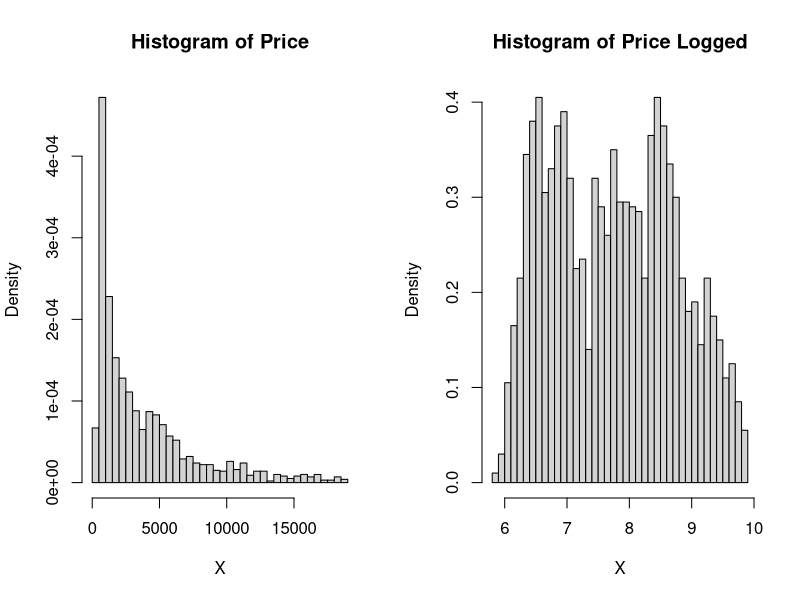
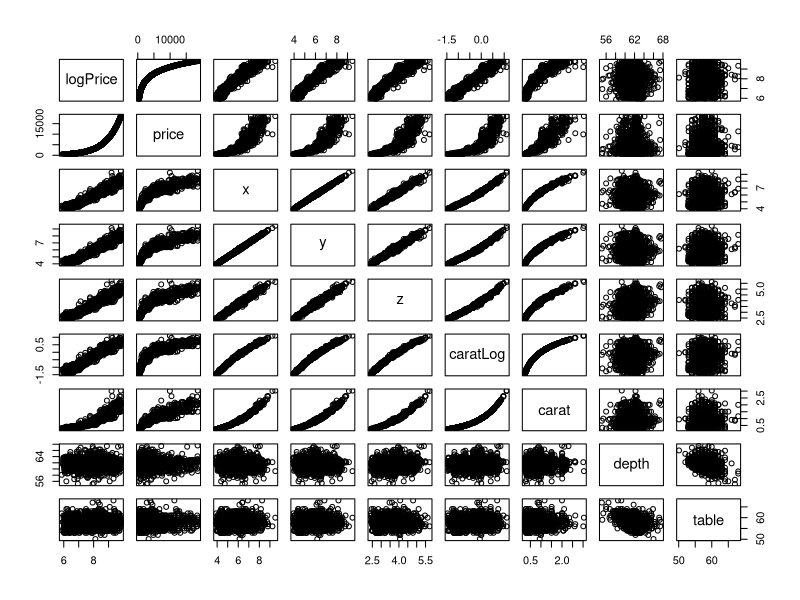
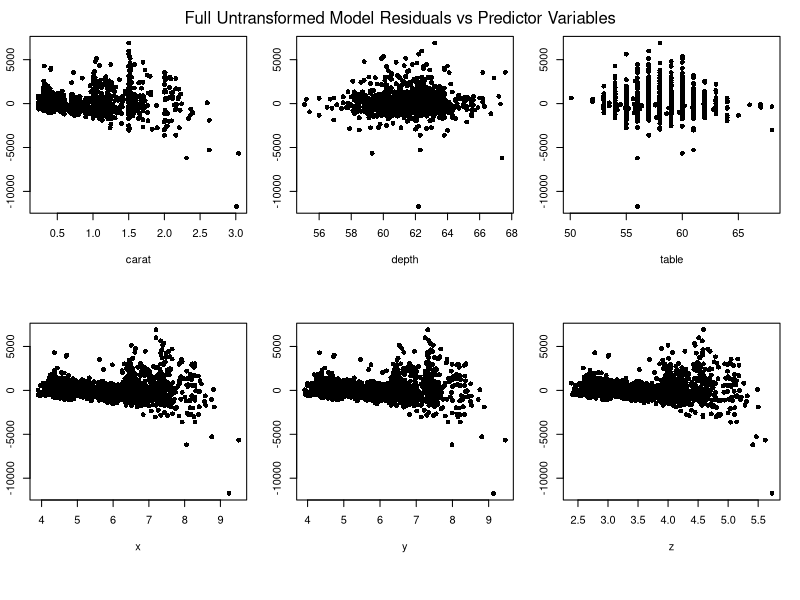
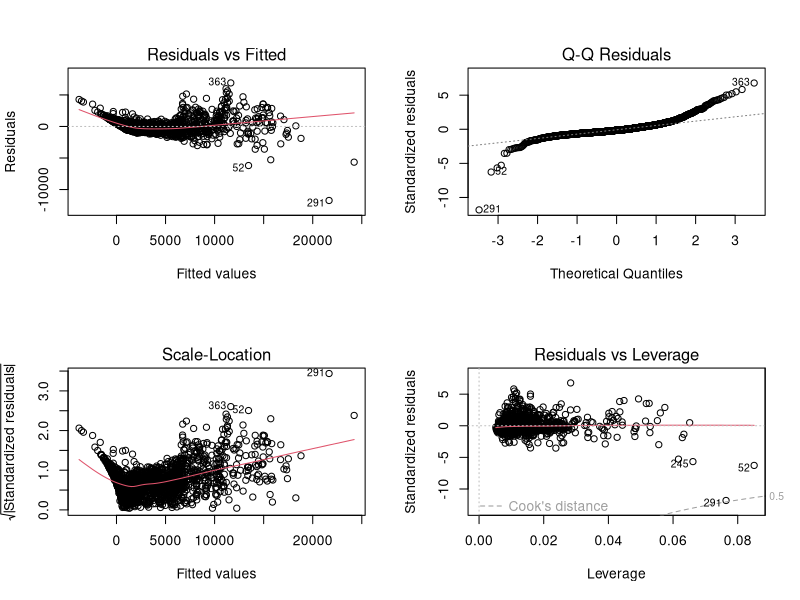

Write R code to recreate these figures, in order. (Note: this script raises an error after producing the figures.)
## ---- chunk 1
knitr::opts_chunk$set(echo = TRUE)
## ---- chunk 2
#Summary Statistic Function
SMS <- function(x, dig, Header){
  cat(Header, 
      "\n-------------------------------------", 
      "\nMean:", round(mean(x), digits = dig),
      "\nMedian:", round(median(x), digits = dig),
      "\nVariance:", round(var(x), digits = dig), 
      "\n-------------------------------------\n\n")
}

#Define Numeric Columns to Analyze vs Residuals
nums <- c("carat", "caratLog", "depth", "table", "x", "y", "z")

#Residuals vs Prediction Variable Plots
Resid.vs.Pred <- function(header, resid, pred, nr, nc){
  #Reset Par After Exiting
  old.par <- par(no.readonly = TRUE)
  on.exit(par(old.par))

  #Get Numeric Columns
  pred <- as.data.frame(pred)
  numss <- is.element(colnames(pred), nums)
  numss <- colnames(pred)[numss]
  pred <- subset(pred, select = numss)
  
  #Get number of numerics
  k <- ncol(pred)
  
  #Determine if One Plot
  if (nr == 1 && nc == 1){
    par(mfrow = c(nr, nc), mai = c(1,1,0.1,1), oma = c(0,0,2,0))
  } else{
     par(mfrow = c(nr, nc), mai = c(1,0.3,0.1,0.2), oma = c(0,0,2,0))
  }
  
  #Plot residuals vs Numerics
  for (i in 1:k){
    plot(pred[,i], resid, pch = 16, xlab = colnames(pred)[i], main = "")
  }
  mtext(paste(header,"Residuals vs Predictor Variables"), side=3, line=0, outer=TRUE)
}
## ---- chunk 3
library(ggplot2)
Diam <- read.csv("BJS_Data_Updated_v2.csv", header = T)
n <- nrow(Diam)
Diam$logPrice <- log(Diam$price)
Diam$caratLog <- log(Diam$carat)

#Create Design Matrix
X. <- subset(Diam, select = -c(price, logPrice, caratLog))

#Cut Categories
X.$CutIdeal <- ifelse(X.$cut == "Ideal", 1, 0)
X.$CutGood <- ifelse(X.$cut == "Good", 1, 0)
X.$CutPremium <- ifelse(X.$cut == "Premium", 1, 0)
X.$CutVeryGood <- ifelse(X.$cut == "Very Good", 1, 0)

#Color Categories
X.$ColorD <- ifelse(X.$color == "D", 1, 0)
X.$ColorE <- ifelse(X.$color == "E", 1, 0)
X.$ColorF <- ifelse(X.$color == "F", 1, 0)
X.$ColorG <- ifelse(X.$color == "G", 1, 0)
X.$ColorH <- ifelse(X.$color == "H", 1, 0)
X.$ColorI <- ifelse(X.$color == "I", 1, 0)

#Clarity Categories
X.$ClarityI1 <- ifelse(X.$clarity == "I1", 1, 0)
X.$ClarityIF <- ifelse(X.$clarity == "IF", 1, 0)
X.$ClaritySI2 <- ifelse(X.$clarity == "SI2", 1, 0)
X.$ClarityVS1 <- ifelse(X.$clarity == "VS1", 1, 0)
X.$ClarityVS2 <- ifelse(X.$clarity == "VS2", 1, 0)
X.$ClarityVVS1 <- ifelse(X.$clarity == "VVS1", 1, 0)
X.$ClarityVVS2 <- ifelse(X.$clarity == "VVS2", 1, 0)

X. <- subset(X., select = -c(cut, color, clarity))

X. <- as.matrix(X.)
## ---- chunk 4
par(mfrow = c(1,2))
hist(Diam$price, nclass = 50, freq = F, main = "Histogram of Price", xlab = "X")
hist(Diam$logPrice, nclass = 50, freq = F, main = "Histogram of Price Logged", xlab = "X")

SMS(Diam$price, 3, "Price")

SMS(Diam$logPrice, 3, "Log Price")
## ---- chunk 5
pairs(~ logPrice + price + x + y + z + caratLog + carat + depth + table, data = Diam)
## ---- chunk 6
#Untransformed Model
untransformed.mod <- lm(Diam$price ~ X.)
summary(untransformed.mod)

#Residual Analysis
Resid.vs.Pred("Full Untransformed Model", untransformed.mod$residuals, untransformed.mod$model$X., 2, 3)

par(mfrow = c(2,2))
plot(untransformed.mod)
## ---- chunk 7
library(MASS)
boxcox(untransformed.mod, lambda = seq(-1, 1, 1/10), xlab = expression(lambda),
       ylab = "log-Likelihood")
#Suggests Log Transformation
## ---- chunk 8
#Full Model
mod <- lm(Diam$logPrice ~ X.)
summary(mod)

#Residual Analysis
Resid.vs.Pred("Full Model", mod$residuals, mod$model$X., 2, 3)
par(mfrow = c(2,2))
plot(mod)

#ANOVA
summary(aov(mod))
## ---- chunk 9
library(stats)

#Training Full Model
Train <- as.data.frame(X.)
Train$logPrice <- Diam$logPrice

#Intercept only model
io <- lm(logPrice ~ 1, data = Train)
model <- lm(paste0("logPrice ~ ", paste(colnames(X.), collapse = " + ")), data = Train)

#Stepwise Model
step.mod <- step(io, direction = 'forward', scope = formula(model),  trace = F)
summary(step.mod)

#AIC graph
AIC <- c(3.66,-5199.3, -6109.41, -7123.6, -7430.37, -8103.39, -8175.74, -8201.29, -8237.96, -8236.4)
par(mfrow = c(1,2))
plot(AIC, pch = 16)
plot(AIC, xlim = c(8,10), ylim = c(-8240,-8200), pch = 16)

#Residual Analysis
Resid.vs.Pred("Stepwise Model", step.mod$residuals, step.mod$model, 2, 3)
par(mfrow = c(2,2))
plot(step.mod)

#ANOVA
summary(aov(step.mod))
## ---- chunk 10
old.par <- par(no.readonly = TRUE)

#Initial SLR Model with Best Predictor
SLR.model.init <- lm(logPrice ~ carat, data = Diam)
summary(SLR.model.init)

#Residual Analysis
Resid.vs.Pred("SLR Initial Model", SLR.model.init$residuals, SLR.model.init$model, 1, 1)
par(mfrow = c(2,2))
plot(SLR.model.init)

par(old.par)

#Determine Variable Transformation
X <- Diam$carat
Y <- log(Diam$price)
boxcox(lm(X ~ Y), lambda = seq(-1, 1, 1/10), xlab = expression(lambda), ylab = "log-Likelihood")

#Use Log Transform of Independent Variable
SLR.model <- lm(logPrice ~ caratLog, data = Diam)
summary(SLR.model)

#Residual Analysis
Resid.vs.Pred("SLR Model", SLR.model$residuals, SLR.model$model, 1, 1)
par(mfrow = c(2,2))
plot(SLR.model)

#ANOVA
summary(aov(SLR.model))
## ---- chunk 11
#Small model
XX. <- as.data.frame(X.)
XX. <- subset(XX., select = -c(x,y,z))
XX. <- as.matrix(XX.)
small.mod <- lm(Diam$logPrice ~ XX.)
summary(small.mod)
res <- small.mod$residuals

#Residual Analysis
Resid.vs.Pred("Small Model", small.mod$residuals, small.mod$model$XX., 2, 2)

par(mfrow = c(2,2))
plot(small.mod)

#Small model with Log Carat
XX. <- cbind(X., Diam$logPrice)
XX. <- as.data.frame(X.)
XX.$caratLog <- Diam$caratLog
XX. <- subset(XX., select = -c(x, y, z, carat))
XX. <- as.matrix(XX.)
small.mod <- lm(Diam$logPrice ~ XX.)
summary(small.mod)

#Residual Analysis
Resid.vs.Pred("Small Model", small.mod$residuals, small.mod$model$XX., 2, 2)

par(mfrow = c(2,2))
plot(small.mod)

#Small model with Significant Predictors
XX. <- cbind(X., Diam$logPrice)
XX. <- as.data.frame(X.)
XX.$caratLog <- Diam$caratLog
XX. <- subset(XX., select = -c(depth, table, x, y, z, carat))
XX. <- as.matrix(XX.)
small.mod <- lm(Diam$logPrice ~ XX.)
summary(small.mod)

#Residual Analysis
Resid.vs.Pred("Small Model", small.mod$residuals, small.mod$model$XX., 1, 1)

par(mfrow = c(2,2))
plot(small.mod)

#ANOVA
summary(aov(small.mod))

#Paper Graph
par(mfrow = c(2,2))
plot(Diam$carat, res, xlab = "Carat", ylab = "Residuals", main = "Model Less x, y, z")
plot(Diam$caratLog, small.mod$residuals, xlab = "Log of Carat", ylab = "Residuals", main = "Model Less x, y, z, depth, table")
plot(small.mod$fitted.values, small.mod$residuals, xlab = "Fitted Values", ylab = "Residuals", main = "Model Less x, y, z, depth, table")
qqnorm(small.mod$residuals, main = "Normal Q-Q Model less x, y, z, depth, table")
## ---- chunk 12
stdize <- function(X){
  return(1/sqrt(length(X) - 1)*(X - mean(X))/sd(X))
}

stdDiam. <- X.

for (i in 1:(ncol(stdDiam.))){
  Y <- stdDiam.[,i]
  #if (is.element(colnames(stdDiam.)[i], nums)){
    stdDiam.[,i] <- stdize(Y)
  #}
}

Y <- stdize(Diam$logPrice)

#Standardized Model
std.mod <- lm(Y ~ stdDiam.)
summary(std.mod)
## ---- chunk 13
library(glmnet)

model <- glmnet(X., Diam$logPrice, alpha = 0)

plot(model, xvar = "lambda")

cv.model <- cv.glmnet(X., Diam$logPrice, alpha = 0)

best_lambda <- cv.model$lambda.min

plot(model)

#Ridge Model
best_model <- glmnet(X., Diam$logPrice, alpha = 0, lambda = best_lambda)
coef(best_model)
best_lambda
## ---- chunk 14
#DIY Ridge
rXX. <- X.

for (i in 1:(ncol(rXX.))){
  rXX.[,i] <- ((X.[,i] - mean(X.[,i]))/(sd(X.[,i])))*1/sqrt(nrow(rXX.) - 1)
}

Ystd <- (Diam$logPrice - mean(Diam$logPrice))/sd(Diam$logPrice)*1/sqrt(nrow(X.) - 1)

rXY. <- t(stdDiam.)%*%Ystd

rXX. <- t(rXX.)%*%rXX.

b <- solve(rXX. + 0.5*diag(nrow(rXX.)))%*%rXY.

Test <- sum((stdDiam.%*%b - Ystd)^2)

sq <- seq(0, 0.5, by = 0.005)
VIF <- matrix(nrow = length(sq), ncol = ncol(X.))
RCo <- matrix(nrow = length(sq), ncol = ncol(X.))
SSERid <- vector(length = length(sq))
PLS <- vector(length = length(sq))

for (i in 1:length(sq)){
  VIF[i,] <- diag(solve(rXX. + sq[i]*diag(nrow(rXX.))) %*% rXX. %*% solve(rXX. + sq[i]*diag(nrow(rXX.))))
  RCo[i,] <- solve(rXX. + sq[i]*diag(nrow(rXX.)))%*%rXY.
  
  b <- solve(rXX. + sq[i]*diag(nrow(rXX.)))%*%rXY.
  SSERid[i] <- sum((stdDiam.%*%b - Ystd)^2)
  PLS[i] <- SSERid[i] + sq[i]*sum(b^2)
}

colnames(VIF) <- colnames(X.)
colnames(RCo) <- colnames(X.)

clr <- c("blue", "green", "purple", "orange", "pink", "grey")

#VIF Plot
plot(x = sq,y = VIF[,1], type = "l", lty = 1, col = clr[1], ylab = "VIF", xlab = expression(lambda), main = "VIF for Various Bias Constants", lwd = 2)
for (i in 2:6){
  lines(x = sq,y = VIF[,i], lty = i, col = clr[i], lwd = 2)
}
abline(h = 10, col = "red")
legend("topright", legend = colnames(RCo)[1:6], lty=1:6, col = clr)


#Coefficient Plot
plot(x = sq,y = RCo[,1], type = "l", lty = 1, col = clr[1], ylab = "Coefficient Value", xlab = expression(lambda), main = "Coefficients for Various Bias Constants", ylim = c(-0.5, 1), lwd = 2)
for (i in 2:6){
  lines(x = sq,y = RCo[,i], lty = i, col = clr[i], lwd = 2)
}
legend("topright", legend = colnames(RCo)[1:6], lty=1:6, col = clr)

plot(sq, 1-SSERid, type = "l", lty = 1, col = "blue", ylab = "R Squared", xlab = expression(lambda), main = "R Squared for Various Bias Constants", lwd = 2)

best.lam <- 0.2

rid.coef <-solve(rXX. + best.lam*diag(nrow(rXX.)))%*%rXY.

plot(sq, PLS)

rid.coef.sd <- vector(length = ncol(X.))
for (i in 1:(ncol(X.))){
  rid.coef.sd[i] <- sd(X.[,i]) 
}

rid.coef.t <- (sd(Diam$logPrice)/rid.coef.sd)*rid.coef

Int <- mean(Diam$logPrice)
for (i in 1:(length(rid.coef.t))){
  Int <- Int - rid.coef.t[i]*mean(X.[,i])
}

rid.coef.t <- c(Int,rid.coef.t)

Y.hat.rid <- as.matrix(cbind(1,X.))%*%rid.coef.t

#1 - sum((Y.hat.rid - Diam$logPrice)^2)/SSTO

res <- Y.hat.rid - Diam$logPrice

#Residual Analysis
#Resid.vs.Pred("Ridge Model", res, X., 2, 3)

#par(mfrow = c(1,2))
#plot(Y.hat.rid, res)
#qqnorm(res)
## ---- chunk 15
#Start with Full Model
Full.Model <- mod$coefficients
Coefs <- as.data.frame(Full.Model)

#Standardized/Ridge Models
Coefs$Ridge.Model <- rid.coef.t

#Change Row Names
rnms <- names(mod$coefficients)
rnms <- gsub("X.", "", rnms)
rownames(Coefs) <- rnms

#Stepwise Model
nms <- names(step.mod$coefficients)
n <- length(Coefs$Full.Model)
nn <- length(nms)
temp <- rep(0, n)

for (i in 1:nn){
  j <- 1
  while(nms[i] != rownames(Coefs)[j]){
    j <- j + 1
  }
  temp[j] <- step.mod$coefficients[i]
}

Coefs$Stepwise.Model <- temp

#SLR Model
Coefs$SLR.Model <- rep(0, n)
Coefs$SLR.Model[1] <- SLR.model$coefficients[1]
temp <- rep(0, ncol(Coefs))
temp[ncol(Coefs)] <- SLR.model$coefficients[2]
Coefs <- rbind(Coefs, temp)
rnms <- c(rnms, "caratLog")
rownames(Coefs) <- rnms

#Small Model
nms <- names(small.mod$coefficients)
nms <- gsub("XX.", "", nms)
n <- nrow(Coefs)
nn <- length(nms)
temp <- rep(0, n)

for (i in 1:nn){
  j <- 1
  while(nms[i] != rownames(Coefs)[j]){
    j <- j + 1
  }
  temp[j] <- small.mod$coefficients[i]
}

Coefs$Small.Model <- temp

#Get SSE For Each Model
SSE <- vector(length = ncol(Coefs))

XX. <- as.matrix(cbind(1, X., Diam$caratLog))

for (i in 1:(ncol(Coefs))){
  SSE[i] <- sum((XX.%*%Coefs[,i] - Diam$logPrice)^2)
}

#Alternative Ridge SSE (Use non transformed ridge regression coefficients.)
#SSE[2] <- sum((as.matrix(cbind(1,stdDiam.,Diam$logPrice))%*%Coefs[,2] - Ystd)^2)

Coefs <- rbind(Coefs, SSE)

#Get R^2 For Each Model
SSTO <- sum((Diam$logPrice - mean(Diam$logPrice))^2)

R2 <- 1 - SSE/SSTO

#Alternative Ridge R^2 (Use Alternative SSE)
#R2[2] <- 1 - SSE[2]

Coefs <- rbind(Coefs, R2)

rnms <- c(rnms, "SSE", "R^2")
rownames(Coefs) <- rnms

#Adjusted R^2
p <- rep(0, ncol(Coefs))

for (i in 1:(length(p))){
  p[i] <- 25 - length(which(Coefs[1:25,i] == 0))
}

n <- nrow(X.)
temp <- 1 - (n-1)*(1-Coefs[27,])/(n - p)
temp <- as.numeric(temp)

Coefs <- rbind(Coefs, as.vector(temp))

#MSE
temp <- SSE/(n - p)

Coefs <- rbind(Coefs, as.vector(temp))

rnms <- c(rnms, "AdjustedR^2", "MSE")
rownames(Coefs) <- rnms

library(knitr)
kable(Coefs)
## ---- chunk 16
library(dplyr)
#Anti Join gives everything from X that is not in Y (i.e. everything in diamonds not in Diam)
test <- anti_join(diamonds, Diam)
sampsize <- 500

set.seed(123)
samp <- sample(1:nrow(test), sampsize, replace = FALSE)
test <- test[samp,]

test$logPrice <- log(test$price)
test$caratLog <- log(test$carat)

#Create Design Matrix
X. <- subset(test, select = -c(price, logPrice, caratLog))

#Cut Categories
X.$CutIdeal <- ifelse(X.$cut == "Ideal", 1, 0)
X.$CutGood <- ifelse(X.$cut == "Good", 1, 0)
X.$CutPremium <- ifelse(X.$cut == "Premium", 1, 0)
X.$CutVeryGood <- ifelse(X.$cut == "Very Good", 1, 0)

#Color Categories
X.$ColorD <- ifelse(X.$color == "D", 1, 0)
X.$ColorE <- ifelse(X.$color == "E", 1, 0)
X.$ColorF <- ifelse(X.$color == "F", 1, 0)
X.$ColorG <- ifelse(X.$color == "G", 1, 0)
X.$ColorH <- ifelse(X.$color == "H", 1, 0)
X.$ColorI <- ifelse(X.$color == "I", 1, 0)

#Clarity Categories
X.$ClarityI1 <- ifelse(X.$clarity == "I1", 1, 0)
X.$ClarityIF <- ifelse(X.$clarity == "IF", 1, 0)
X.$ClaritySI2 <- ifelse(X.$clarity == "SI2", 1, 0)
X.$ClarityVS1 <- ifelse(X.$clarity == "VS1", 1, 0)
X.$ClarityVS2 <- ifelse(X.$clarity == "VS2", 1, 0)
X.$ClarityVVS1 <- ifelse(X.$clarity == "VVS1", 1, 0)
X.$ClarityVVS2 <- ifelse(X.$clarity == "VVS2", 1, 0)

#Add back carat log
X.$caratLog <- test$caratLog

X. <- subset(X., select = -c(cut, color, clarity))

X. <- as.matrix(cbind(1,X.))

#Calculate Predicted Values
TestingY <- matrix(ncol = 5, nrow = sampsize)

for (i in 1:5){
  TestingY[,i] <- X.%*%Coefs[1:25,i]
}

#Get Residuals
e2_test <- vector(length = 5)
for (i in 1:5){
  e2_test[i] <- sum((test$logPrice - TestingY[,i])^2)
}

#Get MSE
MSE_test <- e2_test/(sampsize - p)

#Get R^2
SSTO_test <- sum((test$logPrice - mean(test$logPrice))^2)

R2_test <- 1 - e2_test/SSTO_test

#Get Adjusted R^2
AdjR2_test <- 1 - (sampsize-1)*(1-R2_test)/(sampsize - p)

rbind(e2_test, MSE_test, R2_test, AdjR2_test)

#F test (Reduced vs SLR Model)
alpha <- 0.05
Fmod <- 5
Rmod <- 4
F.Stat <- ((Coefs[26,Rmod] - Coefs[26,Fmod])/(p[Fmod] - p[Rmod]))/(Coefs[29,Fmod])
F. <- qf(1-alpha, p[Fmod] - p[Rmod], 2000 - p[Fmod])

